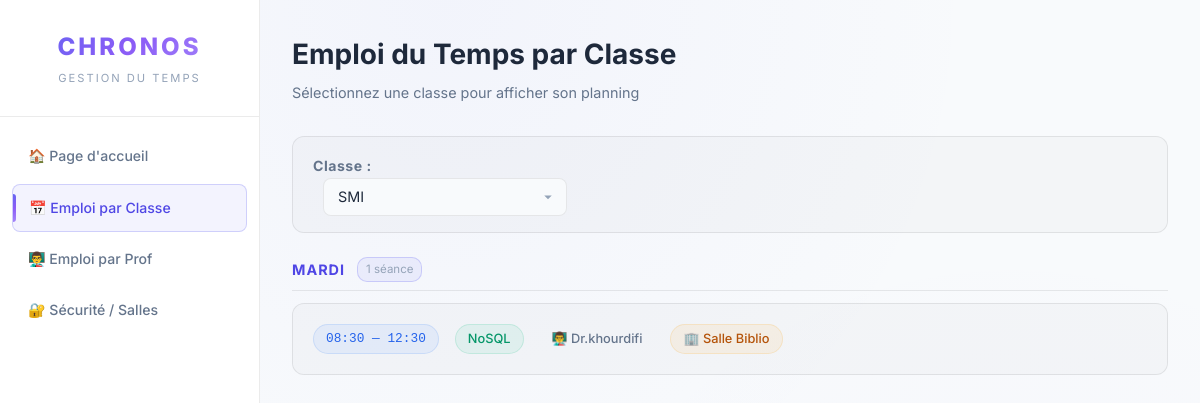
The page /WebApp/TIMETABLE_APP/views/emploi_classe.php?id_classe=2 on the database its author committed.
### tables this page shows
CREATE TABLE `EMPLOI_DU_TEMPS` (
  `ID_EMPLOI` int(11) NOT NULL,
  `ID_PROF` int(11) DEFAULT NULL,
  `ID_COURS` int(11) DEFAULT NULL,
  `ID_SALLE` int(11) DEFAULT NULL,
  `ID_CLASSE` int(11) DEFAULT NULL,
  `JOUR` varchar(20) DEFAULT NULL,
  `HEURE_DEB` time DEFAULT NULL,
  `HEURE_FIN` time DEFAULT NULL
);

CREATE TABLE `COURS` (
  `ID_COURS` int(11) NOT NULL,
  `NOM_COURS` varchar(100) NOT NULL
);

CREATE TABLE `PROF` (
  `ID_PROF` int(11) NOT NULL,
  `NOM_PROF` varchar(100) NOT NULL,
  `EMAIL` varchar(150) NOT NULL,
  `PASSWORD` varchar(255) NOT NULL
);

CREATE TABLE `SALLE` (
  `ID_SALLE` int(11) NOT NULL,
  `NOM_SALLE` varchar(100) NOT NULL,
  `CAPACITE` int(11) NOT NULL
);

### WebApp/TIMETABLE_APP/views/emploi_classe.php (the view, shortened to what this page needs)
<?php
include __DIR__ . "/../../config/db.php";
$classes_res = $conn->query("SELECT * FROM CLASSE ORDER BY NUMERO");
$id_classe = $_GET['id_classe'] ?? null;
$emplois = null;
if ($id_classe) {
    $sql = "SELECT e.*, p.NOM_PROF, co.NOM_COURS, s.NOM_SALLE,
            TIME_FORMAT(e.HEURE_DEB, '%H:%i') as hd, TIME_FORMAT(e.HEURE_FIN, '%H:%i') as hf
            FROM EMPLOI_DU_TEMPS e
            LEFT JOIN PROF p ON e.ID_PROF = p.ID_PROF LEFT JOIN COURS co ON e.ID_COURS = co.ID_COURS
            LEFT JOIN SALLE s ON e.ID_SALLE = s.ID_SALLE
            WHERE e.ID_CLASSE = ?
            ORDER BY FIELD(e.JOUR, 'Lundi','Mardi','Mercredi','Jeudi','Vendredi','Samedi'), e.HEURE_DEB";
    $stmt = $conn->prepare($sql);
    $stmt->bind_param("i", $id_classe);
    $stmt->execute();
    $emplois = $stmt->get_result();
}
?>
<!DOCTYPE html>
<html lang="fr">
<head>
    <link rel="stylesheet" href="../assets/style.css?v=2">
</head>
<body>
    <div class="sidebar">
        <div class="sidebar-header">
            <div class="brand">CHRONOS</div>
            <div class="brand-sub">Gestion du temps</div>
        </div>
        <div class="sidebar-menu">
            <a href="../index.php">🏠 Page d'accueil</a>
            <a href="emploi_classe.php" class="active">📅 Emploi par Classe</a>
            <a href="emploi_prof.php">👨‍🏫 Emploi par Prof</a>
            <a href="securite.php">🔐 Sécurité / Salles</a>
        </div>
    </div>
    <div class="main-content">
        <div class="page-header">
            <div>
                <h2>Emploi du Temps par Classe</h2>
                <p class="subtitle">Sélectionnez une classe pour afficher son planning</p>
            </div>
        </div>
        <div class="filter-section">
            <form method="GET">
                <label><strong>Classe :</strong></label>
                <select name="id_classe" onchange="this.form.submit()" style="margin-left:10px;">
                    <?php while($c = $classes_res->fetch_assoc()): ?>
                        <option value="<?= $c['ID_CLASSE'] ?>" <?= $id_classe == $c['ID_CLASSE'] ? 'selected' : '' ?>>
                            <?= htmlspecialchars($c['NUMERO']) ?>
                        </option>
                    <?php endwhile; ?>
                </select>
            </form>
        </div>
        <?php if ($id_classe && $emplois && $emplois->num_rows > 0): ?>
            <?php
            $grouped = [];
            while($row = $emplois->fetch_assoc()) { $grouped[$row['JOUR']][] = $row; }
            ?>
            <?php foreach($grouped as $day => $sessions): ?>
                <div class="day-group">
                    <div class="day-group-header">
                        <span class="day-name"><?= htmlspecialchars($day) ?></span>
                        <span class="day-count"><?= count($sessions) ?> séance<?= count($sessions)>1?'s':'' ?></span>
                    </div>
                    <div class="schedule-list">
                        <?php foreach($sessions as $s): ?>
                            <div class="session-card">
                                <div class="session-main">
                                    <span class="session-chip chip-time"><?= $s['hd'] ?> — <?= $s['hf'] ?></span>
                                    <span class="session-chip chip-course"><?= htmlspecialchars($s['NOM_COURS']) ?></span>
                                    <span class="session-chip chip-prof">👨‍🏫 <?= htmlspecialchars($s['NOM_PROF']) ?></span>
                                    <span class="session-chip chip-room">🏢 <?= htmlspecialchars($s['NOM_SALLE']) ?></span>
                                </div>
                            </div>
                        <?php endforeach; ?>
                    </div>
                </div>
            <?php endforeach; ?>
        <?php elseif($id_classe): ?>
            <div class="empty-state">Aucune séance programmée pour cette classe.</div>
        <?php endif; ?>
    </div>
</body>
</html>

### rows shown on the page
emploi_du_temps: hd "08:30", hf "12:30", ID_COURS.NOM_COURS "NoSQL", ID_PROF.NOM_PROF "Dr.khourdifi", ID_SALLE.NOM_SALLE "Salle Biblio"

### other values the page prints
$day "MARDI"
count($sessions) "1"
form field id_classe "SMI"
